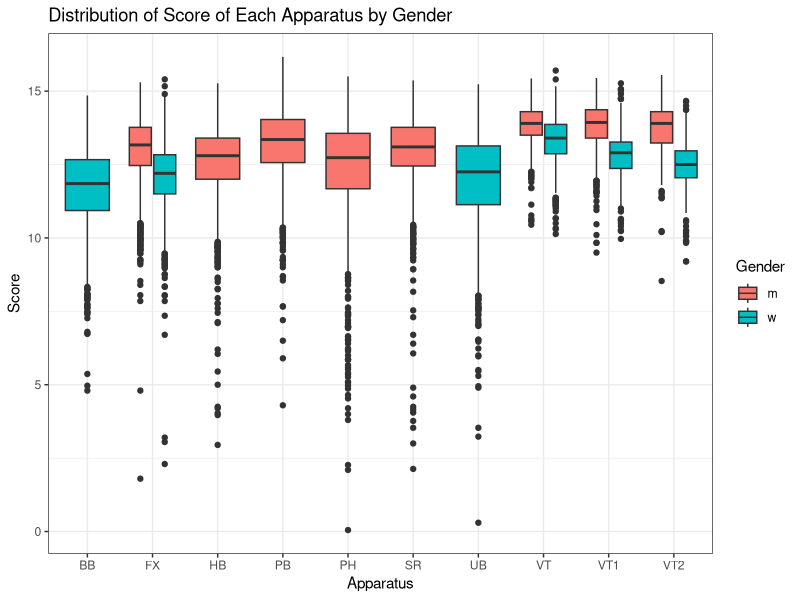

Generate this figure with R:
## ---- chunk 1
knitr::opts_chunk$set(echo = TRUE)
library(ggplot2)
## ---- chunk 2
gym_data = read.csv("data_2022_2023.csv")
head(gym_data)
## ---- chunk 3
#Cleaning hb issue
gym_data$Apparatus[gym_data$Apparatus == "hb"] <- "HB"
## ---- chunk 4
#Looking at distribution of score across different events
ggplot(data = gym_data, mapping = aes(x = Apparatus, y = Score, fill = Gender)) + 
  geom_boxplot() + theme_bw() + labs(title = "Distribution of Score of Each Apparatus by Gender")

#Initial issue is that some rows have a lower score hb that is making it seem like there are two categories of high bar
